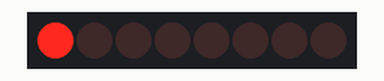
Bench run of a sketch on a simulated Arduino Mega 2560, built with avr-gcc and run on an emulated ATmega2560. Parts: 8 shift-register outputs drawn as a row of LEDs (first output left, lit = HIGH). Wiring (inferred from the names in the program): shift register (74HC595): data pin 19; shift clock pin 18; latch pin 23. Wiring (inferred from the signals the program sends): row of LEDs: on Q0, Q1, Q2, Q3, Q4, Q5, Q6, Q7.

Above: at 0.2 s.
At 1.2 s:
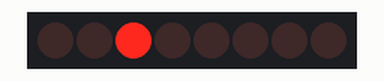
At 1.7 s:
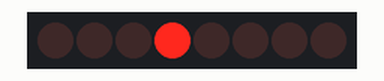
At 2.2 s:
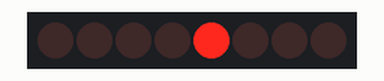
At 3.2 s:
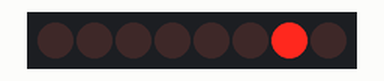
At 4.7 s:
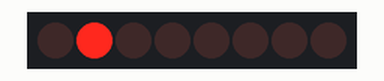
Timing chart, 0 to 5.2 s (numbered marks = the images above):
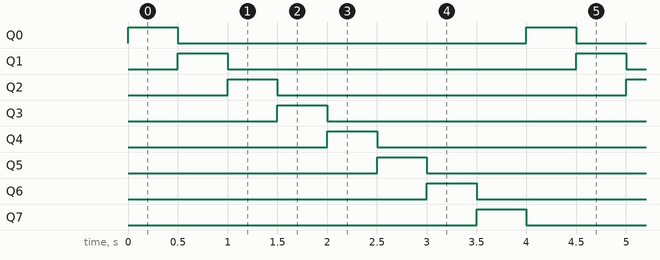

The sketch:

shift_register_testing.ino
```cpp
//shift register pins
#define DATA_PIN 19
#define CLOCK_PIN 18
#define LATCH_PIN 23

void setup() {
  //Configure pins as outputs
  pinMode(DATA_PIN, OUTPUT);
  pinMode(CLOCK_PIN, OUTPUT);
  pinMode(LATCH_PIN, OUTPUT);
}

void loop() {
  for (int i = 0; i < 8; i++) {
    digitalWrite(LATCH_PIN, LOW);
    shiftOut(DATA_PIN, CLOCK_PIN, MSBFIRST, 1 << i);
    digitalWrite(LATCH_PIN, HIGH);
    delay(500);
  }
}
```

Measured:
- by itself, Q0–7: alternates HIGH for 0.50 s and LOW for 3.5 s
- by itself, everything shown: repeats every 4.0 s, in 8 steps
